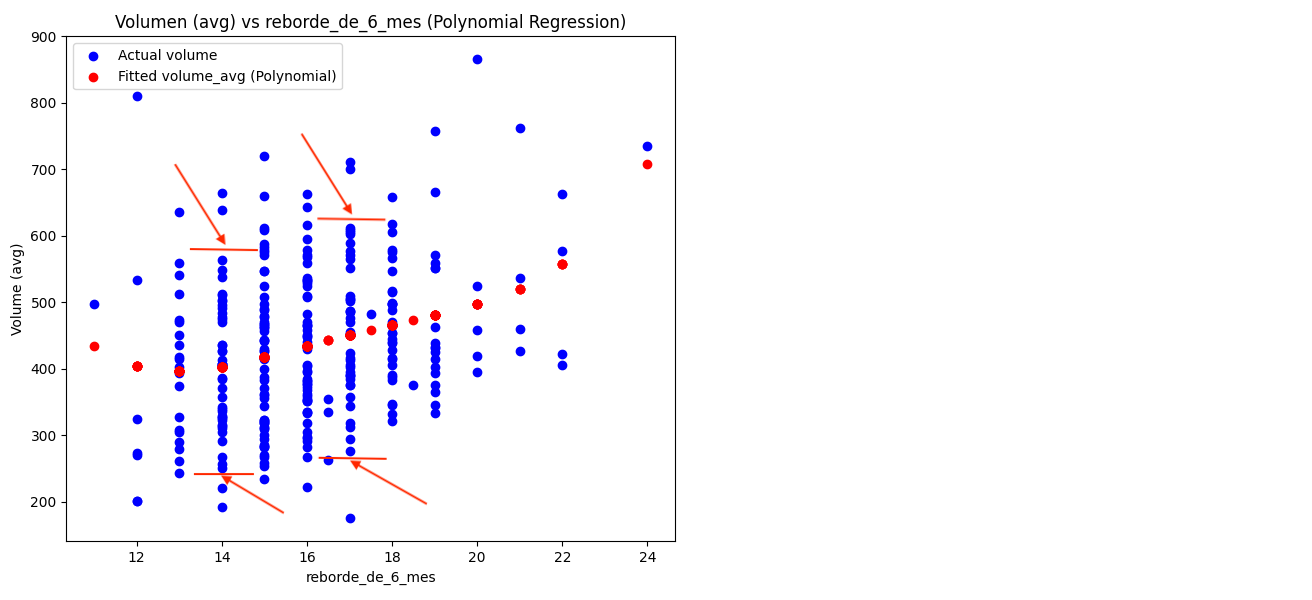

The script that drew this image:
import pandas as pd
import numpy as np
from sklearn.preprocessing import PolynomialFeatures
from sklearn.linear_model import LinearRegression
from sklearn.metrics import mean_squared_error, r2_score
import matplotlib.pyplot as plt

# Step 1: Load the dataset from CSV
data = pd.read_csv('datos_reborde.csv')

# Step 2: Define the independent variables (reborde_de_6_mes) and dependent variables (avg volume 6 months after surgery)
X = data[['reborde_de_6_mes']]  # Independent variables
y = data[['volume_avg']]  # Dependent variables

# Step 3: Polynomial transformation
degree = 4  # You can adjust the degree of the polynomial here
poly = PolynomialFeatures(degree=degree)
X_poly = poly.fit_transform(X)

# Step 4: Fit the polynomial regression model
poly_model = LinearRegression()
poly_model.fit(X_poly, y)

# Step 5: Make predictions
y_pred = poly_model.predict(X_poly)

# Step 6: Evaluate the model performance
mse = mean_squared_error(y, y_pred)
r2 = r2_score(y, y_pred)

print(f"Polynomial Regression Model (Degree {degree})")
print(f"Mean Squared Error: {mse}")
print(f"R-squared: {r2}")

# Step 7: Plotting the results (for 2D visualization, we'll use scatter plots for each feature)

# Plot for 'infra'
plt.figure(figsize=(14, 6))
# infra_6_mes vs volume_avg
# 'volumen_pre' vs 'reborde'
plt.subplot(1, 2, 1)
plt.scatter(data['reborde_de_6_mes'], data['volume_avg'], color='blue', label='Actual volume')
plt.scatter(data['reborde_de_6_mes'], y_pred[:, 0], color='red', label='Fitted volume_avg (Polynomial)')
plt.title('Volumen (avg) vs reborde_de_6_mes (Polynomial Regression)')
plt.xlabel('reborde_de_6_mes')
plt.ylabel('Volume (avg)')
plt.legend()

plt.tight_layout()
plt.show()
